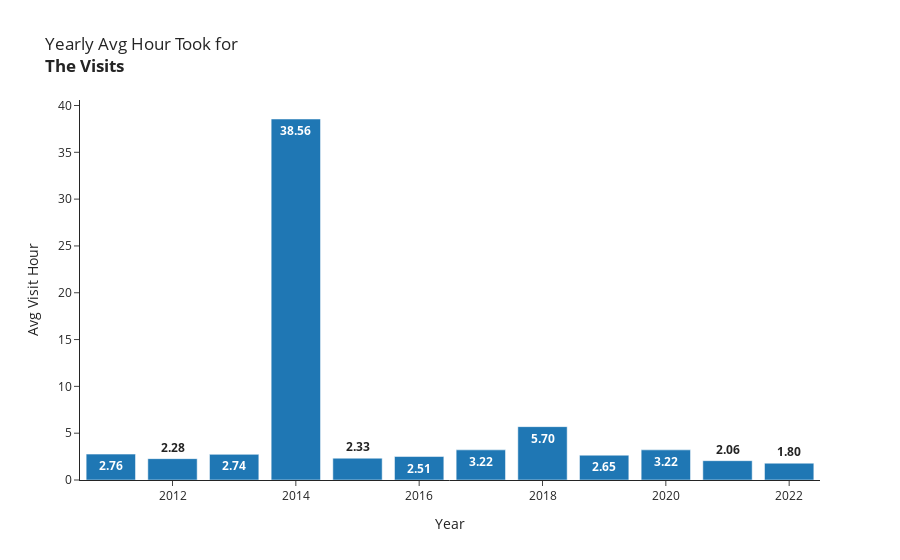

The notebook cell this image was saved under:
### Code cell
fig5 = px.bar(enc.groupby(enc['start'].dt.year)['Time Difference'].mean().reset_index().rename(columns={'start':'Year','Time Difference':'Avg Visit Hour'}),
       x='Year',
       y='Avg Visit Hour',
       template='simple_white',
       title='Yearly Avg Hour Took for<br><b>The Visits',
       text_auto=True
       )
fig5.update_traces(texttemplate='<b>%{value:.2f}')
fig5.show()

### Figure 1 — Plotly figure (JSON) as saved in the notebook; plotly's stock layout.template omitted (floating-point values rounded to 4 significant figures)
{"data": [{"alignmentgroup": "True", "hovertemplate": "Year=%{x}<br>Avg Visit Hour=%{y}<extra></extra>", "legendgroup": "", "marker": {"color": "#1F77B4", "pattern": {"shape": ""}}, "name": "", "offsetgroup": "", "orientation": "v", "showlegend": false, "textposition": "auto", "texttemplate": "<b>%{value:.2f}", "type": "bar", "x": [2011, 2012, 2013, 2014, 2015, 2016, 2017, 2018, 2019, 2020, 2021, 2022], "xaxis": "x", "y": [2.764, 2.282, 2.737, 38.56, 2.328, 2.507, 3.219, 5.7, 2.65, 3.218, 2.064, 1.795], "yaxis": "y"}], "layout": {"barmode": "relative", "legend": {"tracegroupgap": 0}, "title": {"text": "Yearly Avg Hour Took for<br><b>The Visits"}, "xaxis": {"anchor": "y", "domain": [0, 1], "title": {"text": "Year"}}, "yaxis": {"anchor": "x", "domain": [0, 1], "title": {"text": "Avg Visit Hour"}}}}
